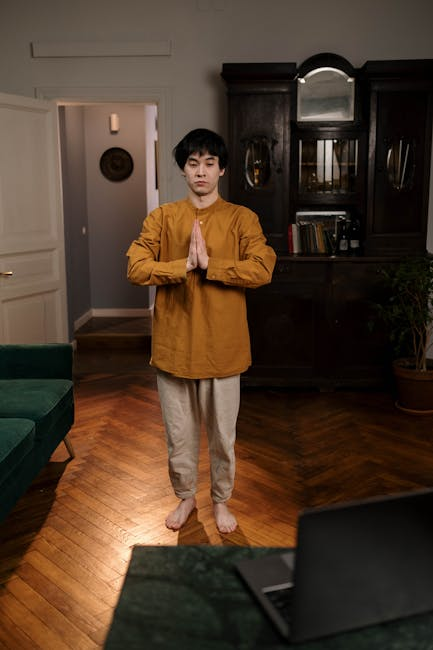
#> input picture imagenes/img_1341058838576316828.jpg, 433 x 650 px
$ python -i video_maker.py   (imports and definitions only)
#> lines starting #> are read from the running program, lines starting #| are printed output that depends on the picture
import os
import requests
import subprocess
from datetime import datetime
from moviepy.editor import (
    AudioFileClip, ImageClip, ColorClip,
    CompositeVideoClip, concatenate_videoclips
)
from PIL import Image, ImageDraw, ImageFont
import numpy as np

# ─────────────────────────────────────────
# CONFIGURACIÓN
# ─────────────────────────────────────────

ANCHO = 540
ALTO  = 960
FPS   = 25

from moviepy.config import change_settings
# [3 lines not run here, left out]


# ─────────────────────────────────────────
# PEXELS
# ─────────────────────────────────────────

# [60 lines left out: functions _extraer_keywords, buscar_imagen_pexels, not called in this run]


# ─────────────────────────────────────────
# PROCESADO DE IMAGEN
# ─────────────────────────────────────────

def _preparar_imagen(ruta_imagen):
#> called with ruta_imagen = 'imagenes/img_1341058838576316828.jpg'
    img = Image.open(ruta_imagen).convert("RGB")
#> img is the input picture: PIL image 433x650 RGB; mean R, G, B 75.8, 56, 40.1

    ratio_objetivo = ANCHO / ALTO
    ratio_imagen   = img.width / img.height
#> ratio_imagen = 0.666

    if ratio_imagen > ratio_objetivo:
        nuevo_alto  = ALTO
        nuevo_ancho = int(ALTO * ratio_imagen)
#> nuevo_ancho = 639
    else:
        nuevo_ancho = ANCHO
        nuevo_alto  = int(ANCHO / ratio_imagen)

    img  = img.resize((nuevo_ancho, nuevo_alto), Image.LANCZOS)
#> img: PIL image 639x960 RGB
    left = (nuevo_ancho - ANCHO) // 2
#> left = 49
    top  = (nuevo_alto  - ALTO)  // 2
    img  = img.crop((left, top, left + ANCHO, top + ALTO))
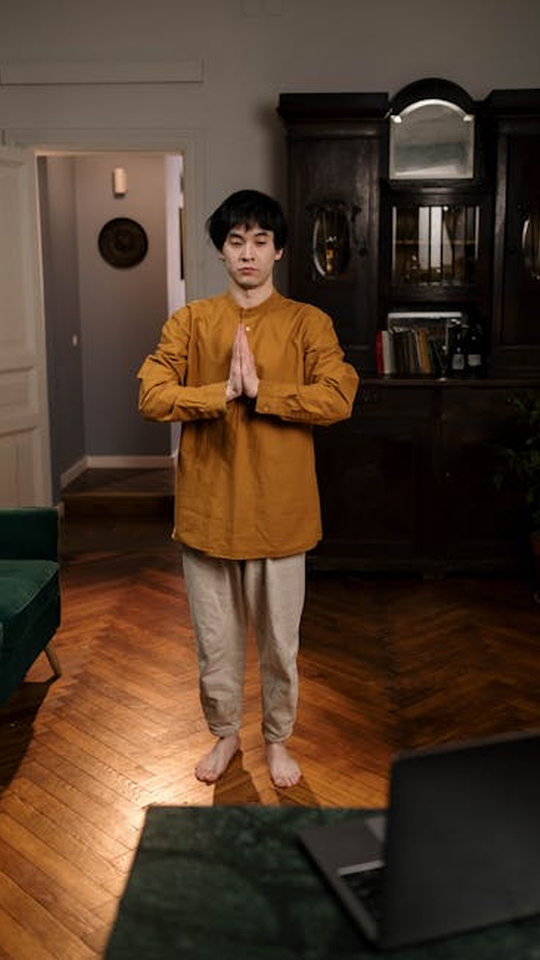
#> img: PIL image 540x960 RGB; mean R, G, B 79.3, 57.9, 41.1

    arr       = np.array(img, dtype=np.float32)
    gradiente = np.linspace(0, 1, ALTO)[:, np.newaxis, np.newaxis]
    arr       = arr * (1 - gradiente * 0.7)
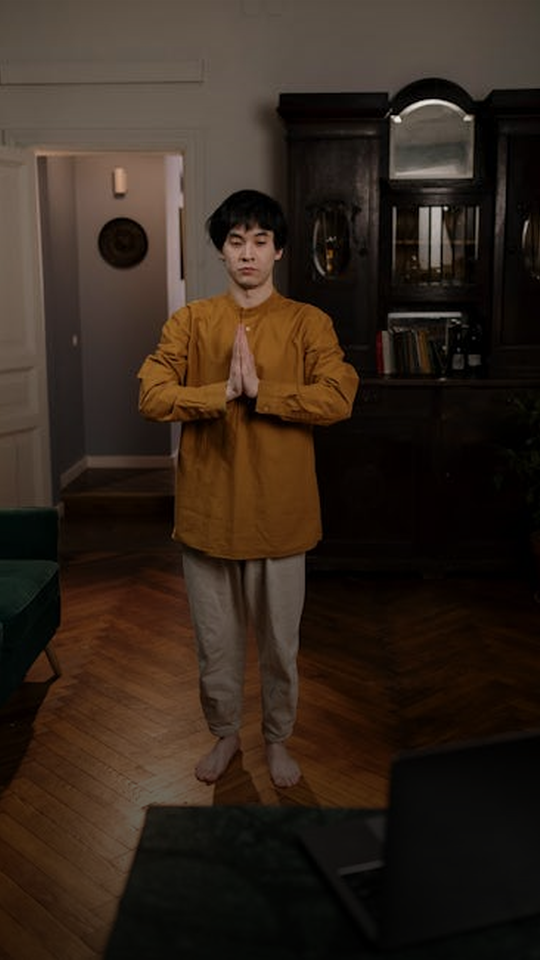
#> arr: shape (960, 540, 3) float64; mean R, G, B 51.8, 38.7, 28.6
    arr       = np.clip(arr, 0, 255).astype(np.uint8)

    return arr


def _imagen_fallback():
    return np.full((ALTO, ANCHO, 3), 30, dtype=np.uint8)


# ─────────────────────────────────────────
# UTILIDAD — WRAP DE TEXTO
# ─────────────────────────────────────────

# [211 lines left out: functions _wrap_text, _crear_clip_tema, _añadir_subtitulos_ffmpeg, generar_video, not called in this run]

>>> result = _preparar_imagen('imagenes/img_1341058838576316828.jpg')

$ run again, on imagenes/img_1654720580210493370.jpg
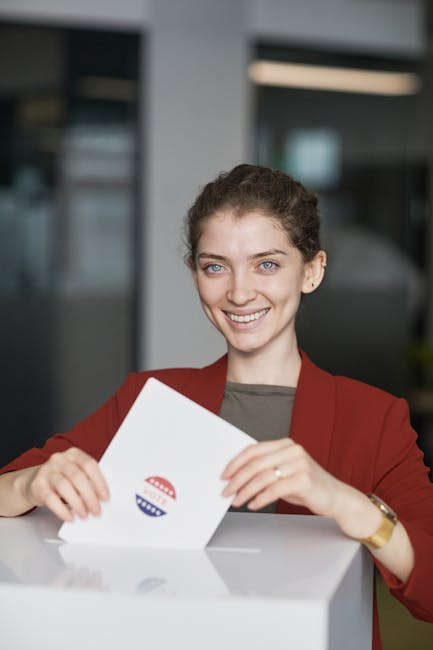
#> input picture imagenes/img_1654720580210493370.jpg, 433 x 650 px
#> in _preparar_imagen, img is the input picture: PIL image 433x650 RGB; mean R, G, B 123.4, 114.8, 112.4
#> in _preparar_imagen, `img  = img.crop((left, top, left + ANCHO, top + ALTO))`:
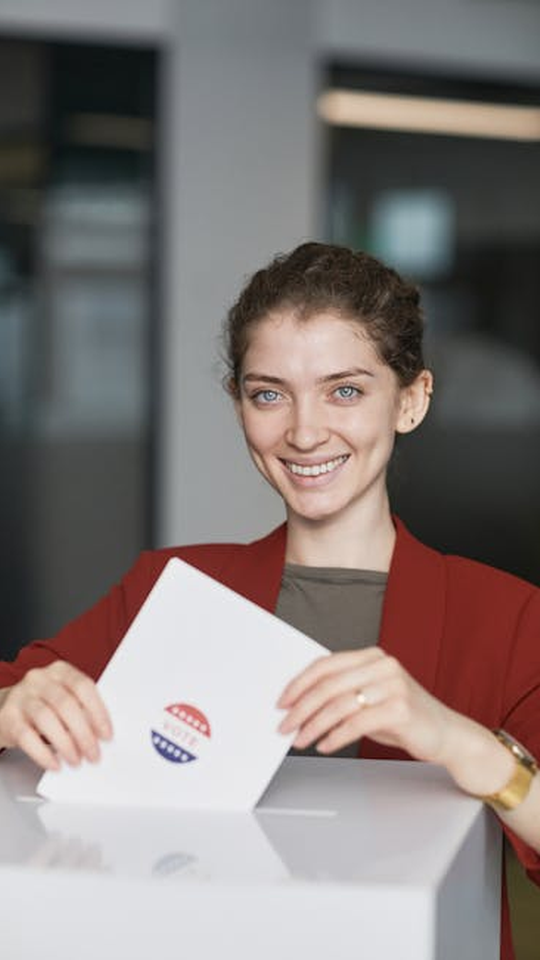
#> img: PIL image 540x960 RGB; mean R, G, B 132.2, 123.7, 121.6
#> in _preparar_imagen, `arr       = arr * (1 - gradiente * 0.7)`:
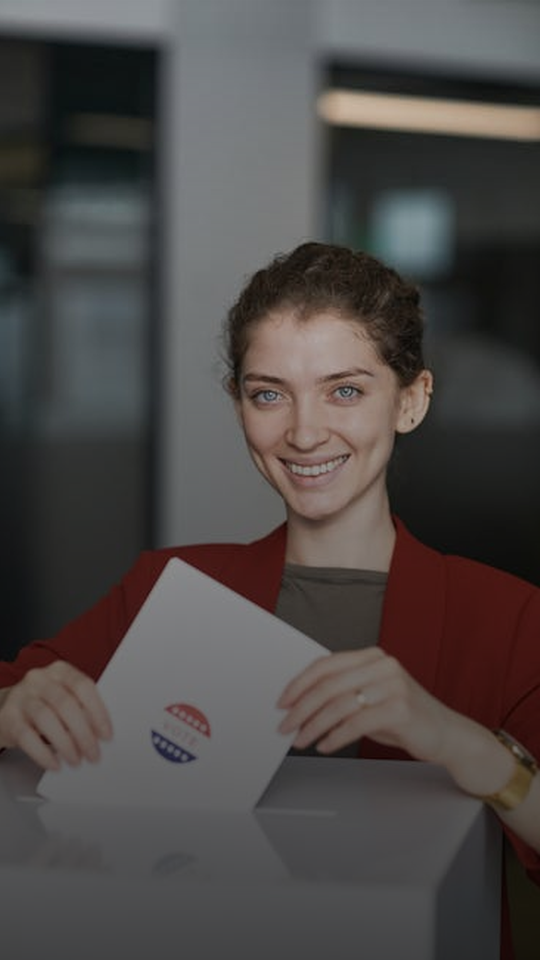
#> arr: shape (960, 540, 3) float64; mean R, G, B 77.6, 73.3, 72

$ run again, on imagenes/img_1966603035323878306.jpg
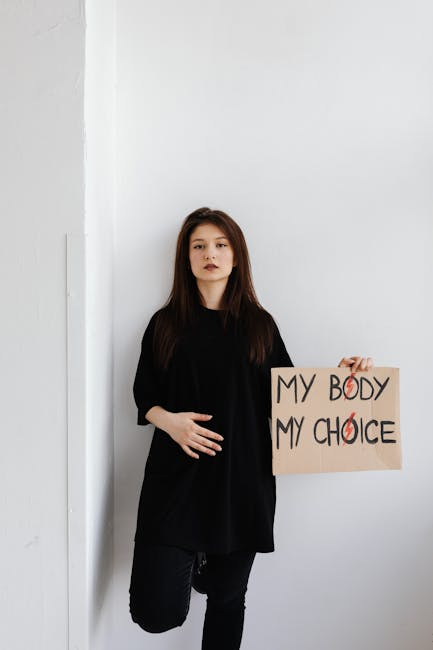
#> input picture imagenes/img_1966603035323878306.jpg, 433 x 650 px
#> in _preparar_imagen, img is the input picture: PIL image 433x650 RGB; mean R, G, B 178.1, 176.4, 176.8
#> in _preparar_imagen, `img  = img.crop((left, top, left + ANCHO, top + ALTO))`:
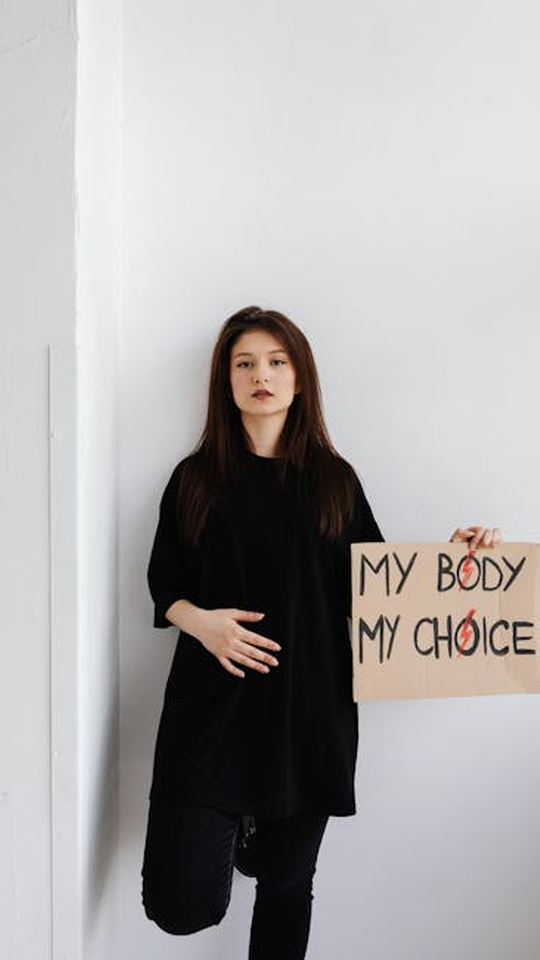
#> img: PIL image 540x960 RGB; mean R, G, B 172.2, 170.1, 170.2
#> in _preparar_imagen, `arr       = arr * (1 - gradiente * 0.7)`:
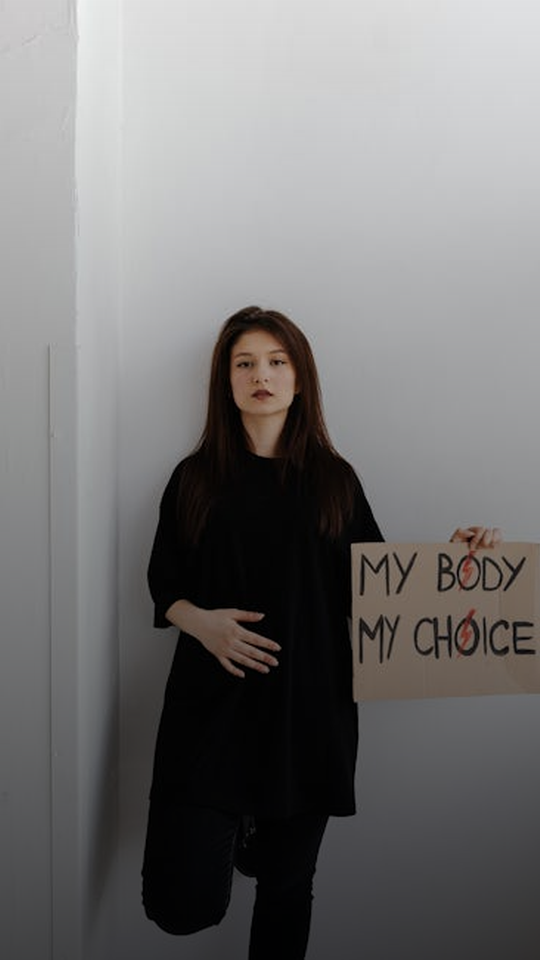
#> arr: shape (960, 540, 3) float64; mean R, G, B 119.3, 118.1, 118

$ run again, on imagenes/img_1996693011673855832.jpg
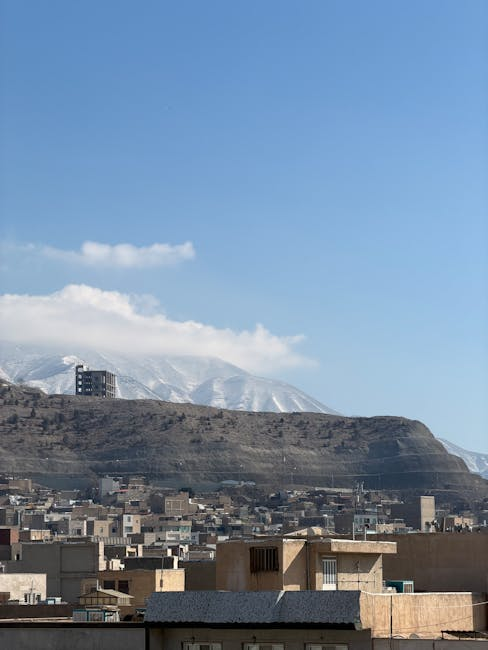
#> input picture imagenes/img_1996693011673855832.jpg, 488 x 650 px
#> in _preparar_imagen, img is the input picture: PIL image 488x650 RGB; mean R, G, B 119.2, 141, 164.5
#> in _preparar_imagen, `img  = img.crop((left, top, left + ANCHO, top + ALTO))`:
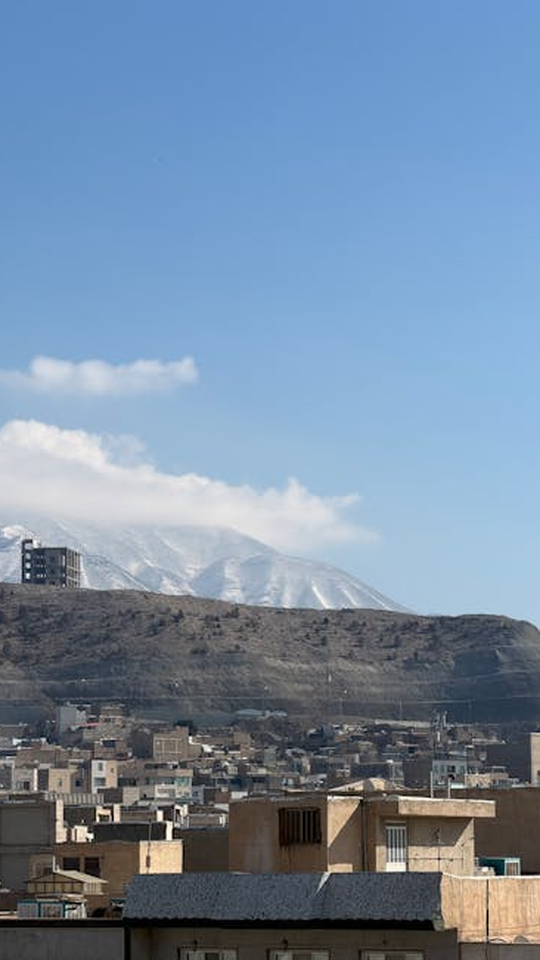
#> img: PIL image 540x960 RGB; mean R, G, B 117.8, 139.5, 163
#> in _preparar_imagen, `arr       = arr * (1 - gradiente * 0.7)`:
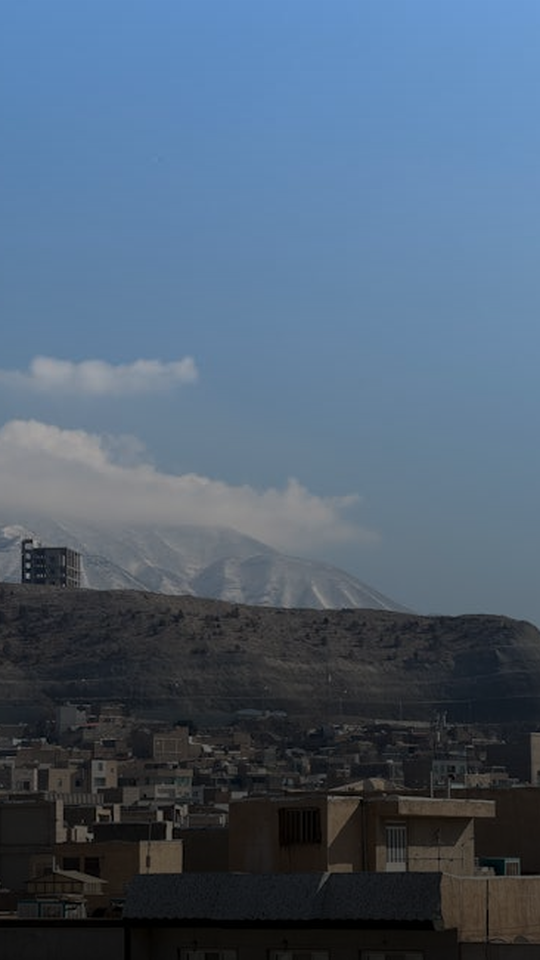
#> arr: shape (960, 540, 3) float64; mean R, G, B 78.5, 96.7, 116.5
